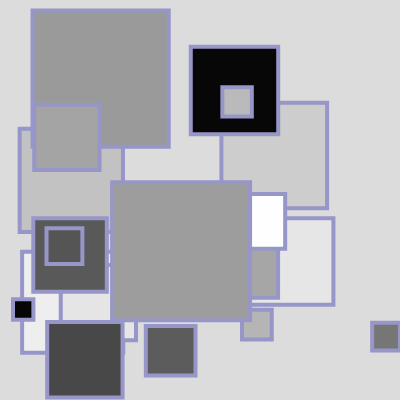
Frame 1 (no input)
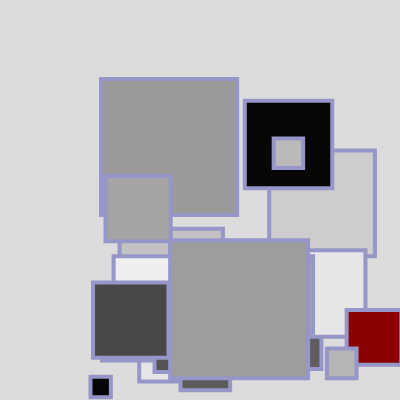
Frame 60 (no input)
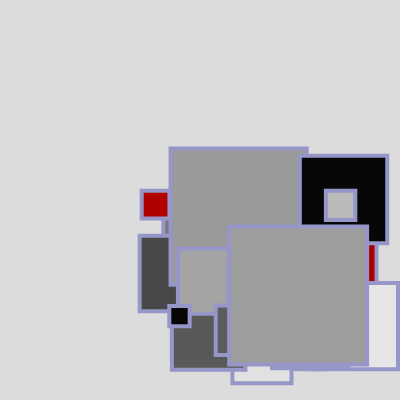
Frame 120 (the mouse pressed at the canvas centre since frame 60)

The p5.js sketch that drew these frames (run headless with seeded random() and noise() and a simulated clock; from frame 60 on, the mouse is pressed at the canvas centre):

// p5.js sketch
// ── sketch.js
// W6.2-3 Bouncing squares with color vs gray QUESTION2
// https://editor.p5js.org/benjamin.bergery/sketches/9uHOOvXT1
// Added colorIt function to class

// QUESTION grays work, how do I get colors to work? line 39

let bsquares = [];

function setup() {
  createCanvas(400, 400);

  for (let indy = 0; indy < 22; indy++) {
    let bradius = random(10, 70);
    let bspeed = random(0.5, 2);
    let xstart = random(bradius, width - bradius);
    let ystart = random(bradius, height - bradius);
    bsquares[indy] = new Bsquare(xstart, ystart, bradius, bspeed);
  }
}

function draw() {
  background(220);

  // for each (item of array)
  // run classInstance.classFunction()

  for (let bsquare of bsquares) {
    bsquare.bounceRandom();
  }
}

/*** CLASS ***/

class Bsquare {
  constructor(x, y, r, bsp) {
    /*** new property ***/
    this.color = random(0, 255);

    // this.color = (random(100,250),200,0);
    // NO WORKY

    this.x = x;
    this.y = y;
    this.r = r;
    this.xsp = bsp; // xspeed
    this.ysp = bsp; // yspeed
    
    // fill(this.color);
  }

  bounceRandom() {
    this.move();
    this.colorIt();
    this.show();
  }

  /*** new function inside class ***/

  colorIt() {
    fill(this.color);
  }

  changeColor() {
    this.color = [random(100,250),0,0];
  }
  
  // display ball
  show() {
    stroke(150, 150, 200);
    strokeWeight(4);
    //  noFill();
    rect(this.x - this.r, this.y - this.r, this.r * 2);
  }

  // move and bounce ball
  move() {
    // move ball
    this.x = this.x + this.xsp;
    this.y = this.y + this.ysp;

    // bounce x
    if (this.x >= width - this.r || this.x <= 0 + this.r) {
      this.xsp = -this.xsp;
      this.changeColor();
    }

    // bounce y
    if (this.y >= height - this.r || this.y <= 0 + this.r) {
      this.ysp = -this.ysp;
    }
  }
}

let poemLines = [
  "Like a kettle",
  "Percolate",
  "Like a dagger",
  "Perforate",
  "Like a doctor",
  "Resuscitate",
  "Like a stream",
  "Irrigate",
  "Like a vitamin",
  "Invigorate",
  "Like an idea",
  "Rehabilitate",
  "Like a gong",
  "Resonate",
  "Like a mime",
  "Imitate",
  "Like an author",
  "Dedicate",
  "Like a cow",
  "Lactate",
  "Like a gong",
  "Resonate",
  "Like a song",
  "Celebrate",
];
/*******************************/
// based on my previous exercise https://editor.p5js.org/benjamin.bergery/sketches/WUlFUTdMe
//
//https://editor.p5js.org/benjamin.bergery/sketches/MB6gURy6E

// rect parameters needed tweeking
// to bounce correctly
//ellipse(this.x, this.y, this.r * 2);

/*** NOTES ********************/

// don't make UNNEEDED GLOBALS
// GO FOR LOCAL OR BETTER YET PRIVATE

// QUESTION grays work, how do I get colors to work? line 39
